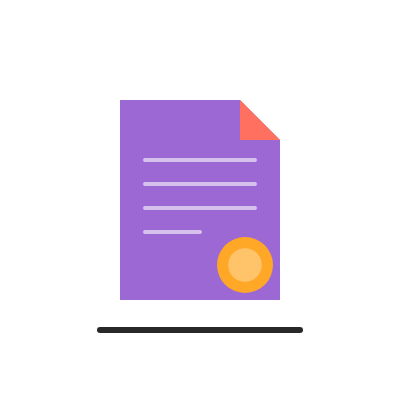
Frame 1 (no input)
Frame 2 (the mouse pressed at the canvas centre, redrawn once): identical to frame 1, image omitted

The p5.js sketch that drew this single still picture (run headless with seeded random() and noise() and a simulated clock; the mouse was pressed at the canvas centre and the sketch redrawn once):

// p5.js sketch
// ── sketch.js
let showWhiteBackground = false;

function setup() {
  createCanvas(400, 400);
  noLoop();
}

function draw() {
  // Transparent background
  if (showWhiteBackground) {
    background(80);
  } else {
    clear();
  }

  let cx = width / 2;
  let cy = height / 2;

  // Lumio palette - 3 colors
  let amber = color(255, 167, 38);
  let coral = color(255, 112, 97);
  let violet = color(156, 104, 212);

  noStroke();

  // White circle background (toggle with 'b' key)
  if (showWhiteBackground) {
    fill(255);
    ellipse(cx, cy, 380, 380);
  }

  // === SINGLE DOCUMENT WITH 3 COLORS ===
  let docWidth = 160;
  let docHeight = 200;
  let cornerFold = 40;

  // Main document body (violet)
  fill(violet);
  beginShape();
  vertex(cx - docWidth/2, cy - docHeight/2);
  vertex(cx + docWidth/2 - cornerFold, cy - docHeight/2);
  vertex(cx + docWidth/2, cy - docHeight/2 + cornerFold);
  vertex(cx + docWidth/2, cy + docHeight/2);
  vertex(cx - docWidth/2, cy + docHeight/2);
  endShape(CLOSE);

  // Corner fold (coral)
  fill(coral);
  beginShape();
  vertex(cx + docWidth/2 - cornerFold, cy - docHeight/2);
  vertex(cx + docWidth/2 - cornerFold, cy - docHeight/2 + cornerFold);
  vertex(cx + docWidth/2, cy - docHeight/2 + cornerFold);
  endShape(CLOSE);

  // Amber accent - circular seal/badge at bottom right
  fill(amber);
  let sealX = cx + docWidth/2 - 35;
  let sealY = cy + docHeight/2 - 35;
  let sealRadius = 28;
  ellipse(sealX, sealY, sealRadius * 2, sealRadius * 2);

  // Inner circle detail on seal
  fill(255, 80);
  ellipse(sealX, sealY, sealRadius * 1.2, sealRadius * 1.2);

  // Document lines (white, subtle)
  stroke(255, 150);
  strokeWeight(4);
  strokeCap(ROUND);

  let lineStartX = cx - docWidth/2 + 25;
  let lineEndX = cx + docWidth/2 - 25;
  let lineY = cy - docHeight/2 + 60;
  let lineSpacing = 24;

  // Text lines
  for (let i = 0; i < 4; i++) {
    let endX = (i === 3) ? lineStartX + (lineEndX - lineStartX) * 0.5 : lineEndX;
    line(lineStartX, lineY + i * lineSpacing, endX, lineY + i * lineSpacing);
  }

  noStroke();

  // Signature line
  stroke(40);
  strokeWeight(6);
  strokeCap(ROUND);
  line(100, 330, 300, 330);
}

function keyPressed() {
  if (key === 'b' || key === 'B') {
    showWhiteBackground = !showWhiteBackground;
    redraw();
  }
}
